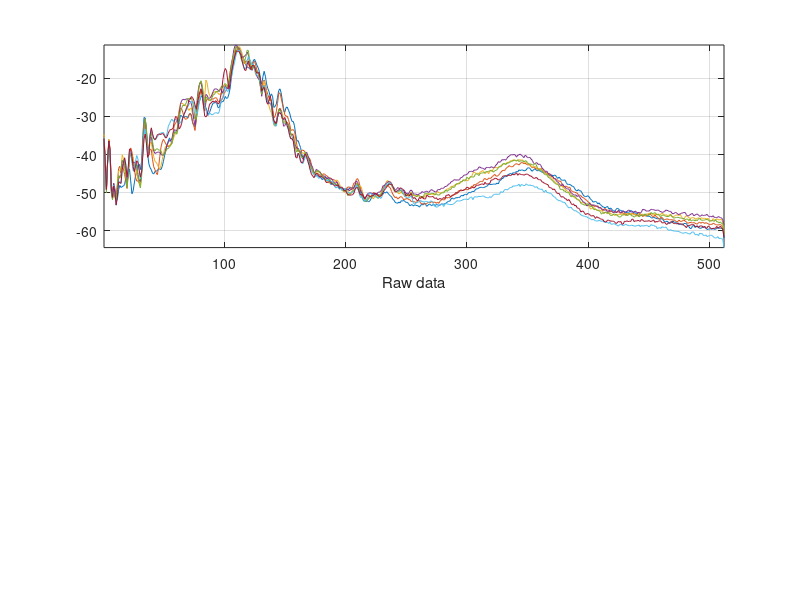

MATLAB code to generate this figure: (Note: this script raises an error after producing the figure.)
clc
format compact
echo on
% Script for testing the mvartools package (PCR)
%	$Id: mvdemo2.m,v 1.2 2001/12/04 09:15:01 rune Exp $	
%
%    MVARTOOLS, Copyright (C) 1999-2001 Rune Mathisen <mvartools@bitjungle.com>
%    MVARTOOLS comes with ABSOLUTELY NO WARRANTY; for details type 
%    `mvwarranty'. This is free software, and you are welcome to 
%    redistribute it under certain conditions; type `mvcopying' for 
%    details. For more information on MVARTOOLS, type 'mvreadme'.


% The acoustics data will now be loaded.

load acoustics1.mat

% It's wise to plot (and study) the raw data first ;-)

figure
subplot(2,1,1)
plot(1:length(Arun_spect),Arun_spect)
axis tight
xlabel('Raw data')
grid on

% The raw data look's noisy, lets smooth it just a little bit...!
[Arun_spect2] = mvsavgol(Arun_spect,3,2,0);
subplot(2,1,2)
plot(1:length(Arun_spect),Arun_spect)
axis tight
xlabel('Smoothed data')
grid on

% Next, we'll do a full cross-validation, calculating
% eight latent variables.
% Press any key to continue...
pause

% max number of latent variables to use in cross validation
maxlv = 5;
[press,cumpress,rmsecv,rmsec,pred] = ...
    mvcrossval(Arun_spect,Arun_conc,'pcr',maxlv,'full',[],2);

% Study the RMSECV.
% Press any key to continue...
pause

% Now, we'll let a heuristic algoritm decide on how many
% latent variables to use in the finished model, and then
% calculate it.

uselv = mvoptlv(rmsecv)

% Now, lets mean center the data.
% Press any key to continue...
pause

[spect,mspect]=mvcenter(Arun_spect);
[conc,mconc]=mvcenter(Arun_conc);

[b,T,P,eigv,xres] = mvpcrsvd(spect,conc,uselv,'direct');

% We want to study the regression coefficients
% Press any key to continue...
pause
figure
plot(1:length(spect),b(uselv,:))
axis tight
grid on

% Finally, we want to plot the finished model.
% Press any key to continue...
pause

figure
mvpmplot(pred(:,uselv),Arun_conc,uselv,1,rmsecv(uselv),'RMSECV')

echo off